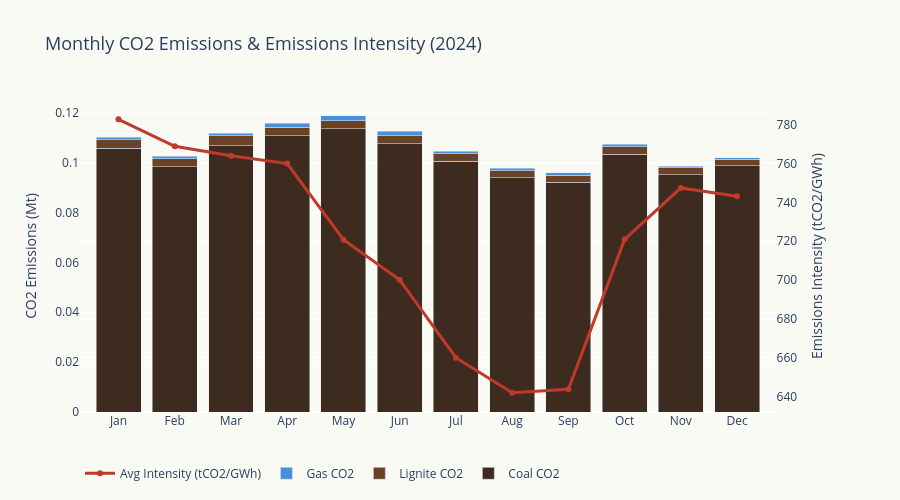

Write notebook code for a chart like this one.
### Markdown cell above
## 2. Monthly Emissions Profile — Which Months Are Dirtiest?

India's electricity demand peaks in summer (cooling) and winter (heating + low RE). How does CO2 vary month to month?

### Code cell
# Monthly CO2 totals and average emissions intensity
monthly = df.groupby('month').agg(
    co2_total_mt=('co2_total', lambda x: x.sum() / 1e6),
    avg_intensity=('emissions_intensity', 'mean'),
    total_gen=('total', 'sum'),
    co2_coal_mt=('co2_coal', lambda x: x.sum() / 1e6),
    co2_lignite_mt=('co2_lignite', lambda x: x.sum() / 1e6),
    co2_gas_mt=('co2_gas', lambda x: x.sum() / 1e6),
).reset_index()

month_names = ['Jan', 'Feb', 'Mar', 'Apr', 'May', 'Jun',
               'Jul', 'Aug', 'Sep', 'Oct', 'Nov', 'Dec']
monthly['month_name'] = month_names

fig = make_subplots(specs=[[{"secondary_y": True}]])

# Stacked bar for CO2 by source
fig.add_trace(go.Bar(
    x=monthly['month_name'], y=monthly['co2_coal_mt'],
    name='Coal CO2', marker_color=earth_sky['coal'],
    hovertemplate='Coal: %{y:.1f} Mt<extra></extra>',
), secondary_y=False)

fig.add_trace(go.Bar(
    x=monthly['month_name'], y=monthly['co2_lignite_mt'],
    name='Lignite CO2', marker_color=earth_sky['lignite'],
    hovertemplate='Lignite: %{y:.2f} Mt<extra></extra>',
), secondary_y=False)

fig.add_trace(go.Bar(
    x=monthly['month_name'], y=monthly['co2_gas_mt'],
    name='Gas CO2', marker_color=earth_sky['gas'],
    hovertemplate='Gas: %{y:.2f} Mt<extra></extra>',
), secondary_y=False)

# Line for average emissions intensity
fig.add_trace(go.Scatter(
    x=monthly['month_name'], y=monthly['avg_intensity'],
    name='Avg Intensity (tCO2/GWh)',
    line=dict(color=co2_color, width=3),
    mode='lines+markers',
    hovertemplate='Intensity: %{y:.0f} tCO2/GWh<extra></extra>',
), secondary_y=True)

fig.update_layout(
    barmode='stack',
    title=dict(text='Monthly CO2 Emissions & Emissions Intensity (2024)', font=dict(size=18)),
    plot_bgcolor=bg_color, paper_bgcolor=bg_color,
    height=500,
    legend=dict(orientation='h', y=-0.15),
    xaxis=dict(title=''),
)
fig.update_yaxes(title_text='CO2 Emissions (Mt)', secondary_y=False)
fig.update_yaxes(title_text='Emissions Intensity (tCO2/GWh)', secondary_y=True)

fig.show()

# Identify dirtiest and cleanest months
dirtiest = monthly.loc[monthly['co2_total_mt'].idxmax()]
cleanest = monthly.loc[monthly['co2_total_mt'].idxmin()]
print(f"Dirtiest month: {dirtiest['month_name']} ({dirtiest['co2_total_mt']:.1f} Mt, intensity: {dirtiest['avg_intensity']:.0f} tCO2/GWh)")
print(f"Cleanest month: {cleanest['month_name']} ({cleanest['co2_total_mt']:.1f} Mt, intensity: {cleanest['avg_intensity']:.0f} tCO2/GWh)")

### Figure 1 — Plotly figure (JSON) as saved in the notebook; plotly's stock layout.template omitted (floating-point values rounded to 4 significant figures)
{"data": [{"hovertemplate": "Coal: %{y:.1f} Mt<extra></extra>", "marker": {"color": "#3D2B1F"}, "name": "Coal CO2", "type": "bar", "x": ["Jan", "Feb", "Mar", "Apr", "May", "Jun", "Jul", "Aug", "Sep", "Oct", "Nov", "Dec"], "xaxis": "x", "y": [0.1058, 0.09847, 0.1069, 0.1108, 0.1135, 0.1076, 0.1006, 0.09398, 0.09208, 0.1033, 0.09508, 0.09887], "yaxis": "y"}, {"hovertemplate": "Lignite: %{y:.2f} Mt<extra></extra>", "marker": {"color": "#6B4226"}, "name": "Lignite CO2", "type": "bar", "x": ["Jan", "Feb", "Mar", "Apr", "May", "Jun", "Jul", "Aug", "Sep", "Oct", "Nov", "Dec"], "xaxis": "x", "y": [0.003496, 0.003178, 0.003879, 0.003532, 0.003322, 0.003086, 0.003042, 0.002764, 0.002915, 0.003161, 0.002882, 0.002525], "yaxis": "y"}, {"hovertemplate": "Gas: %{y:.2f} Mt<extra></extra>", "marker": {"color": "#4A90D9"}, "name": "Gas CO2", "type": "bar", "x": ["Jan", "Feb", "Mar", "Apr", "May", "Jun", "Jul", "Aug", "Sep", "Oct", "Nov", "Dec"], "xaxis": "x", "y": [0.001021, 0.0009488, 0.0009932, 0.001472, 0.002021, 0.001841, 0.00107, 0.001014, 0.001001, 0.0009616, 0.0005703, 0.0006304], "yaxis": "y"}, {"hovertemplate": "Intensity: %{y:.0f} tCO2/GWh<extra></extra>", "line": {"color": "#C0392B", "width": 3}, "mode": "lines+markers", "name": "Avg Intensity (tCO2/GWh)", "type": "scatter", "x": ["Jan", "Feb", "Mar", "Apr", "May", "Jun", "Jul", "Aug", "Sep", "Oct", "Nov", "Dec"], "xaxis": "x", "y": [782.8, 768.9, 764.1, 760.0, 720.8, 700.2, 660.0, 642.0, 643.7, 721.0, 747.5, 743.2], "yaxis": "y2"}], "layout": {"barmode": "stack", "height": 500, "legend": {"orientation": "h", "y": -0.15}, "paper_bgcolor": "#FAFAF5", "plot_bgcolor": "#FAFAF5", "title": {"font": {"size": 18}, "text": "Monthly CO2 Emissions & Emissions Intensity (2024)"}, "xaxis": {"anchor": "y", "domain": [0, 0.94], "title": {"text": ""}}, "yaxis": {"anchor": "x", "domain": [0, 1], "title": {"text": "CO2 Emissions (Mt)"}}, "yaxis2": {"anchor": "x", "overlaying": "y", "side": "right", "title": {"text": "Emissions Intensity (tCO2/GWh)"}}}}
